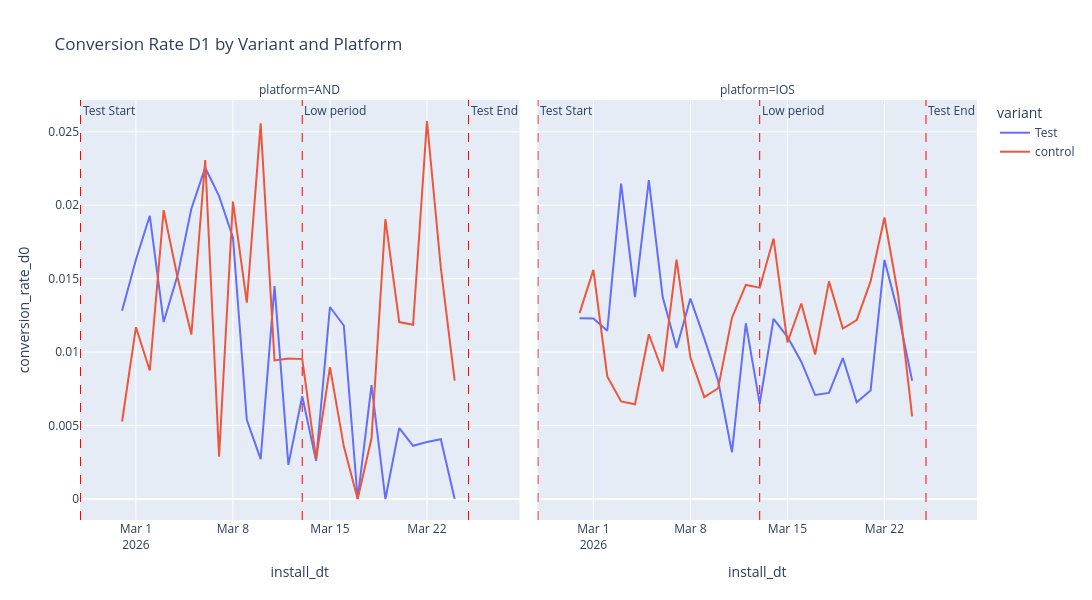

Source (notebook cell):
### Code cell
fig = px.line(conversion_metrics_by_platform, 
              x='install_dt', 
              y='conversion_rate_d0',
              color='variant',
              facet_col='platform',
              title='Conversion Rate D1 by Variant and Platform',
              width=1400,
              height=600,
              hover_data={'conversion_rate_d1': ':.2%', 'total_users': True, 'converters_d1': True})

fig.add_vline(
    x=pd.Timestamp('2026-02-25').timestamp() * 1000, 
    line_dash='dash', 
    line_color='red', 
    line_width=1,
    annotation_text='Test Start', 
    annotation_position='top right')

fig.add_vline(
    x=pd.Timestamp('2026-03-13').timestamp() * 1000, 
    line_dash='dash', 
    line_color='red', 
    line_width=1,
    annotation_text='Low period', 
    annotation_position='top right')

fig.add_vline(
    x=pd.Timestamp('2026-03-25').timestamp() * 1000, 
    line_dash='dash', 
    line_color='red', 
    line_width=1,
    annotation_text='Test End', 
    annotation_position='top right')

fig.show()

### Figure 1 — Plotly figure (JSON) as saved in the notebook; plotly's stock layout.template omitted (floating-point values rounded to 4 significant figures)
{"data": [{"customdata": [[0.002564, 390.0, 1.0], [0.003257, 307.0, 1.0], [0.0, 363.0, 0.0], [0.009036, 332.0, 3.0], [0.01521, 263.0, 4.0], [0.0, 253.0, 0.0], [0.007519, 266.0, 2.0], [0.0, 388.0, 0.0], [0.005089, 393.0, 2.0], [0.002695, 371.0, 1.0], [0.00542, 369.0, 2.0], [0.002415, 414.0, 1.0], [0.002326, 430.0, 1.0], [0.004662, 429.0, 2.0], [0.005195, 385.0, 2.0], [0.003268, 306.0, 1.0], [0.0, 254.0, 0.0], [0.007722, 259.0, 2.0], [0.0, 258.0, 0.0], [0.004425, 226.0, 1.0], [0.004831, 207.0, 1.0], [0.007246, 276.0, 2.0], [0.0, 258.0, 0.0], [0.0, 246.0, 0.0], [0.00823, 243.0, 2.0]], "hovertemplate": "variant=Test<br>platform=AND<br>install_dt=%{x}<br>conversion_rate_d0=%{y}<br>conversion_rate_d1=%{customdata[0]:.2%}<br>total_users=%{customdata[1]}<br>converters_d1=%{customdata[2]}<extra></extra>", "legendgroup": "Test", "line": {"color": "#636efa", "dash": "solid"}, "marker": {"symbol": "circle"}, "mode": "lines", "name": "Test", "orientation": "v", "showlegend": true, "type": "scatter", "x": ["2026-02-28", "2026-03-01", "2026-03-02", "2026-03-03", "2026-03-04", "2026-03-05", "2026-03-06", "2026-03-07", "2026-03-08", "2026-03-09", "2026-03-10", "2026-03-11", "2026-03-12", "2026-03-13", "2026-03-14", "2026-03-15", "2026-03-16", "2026-03-17", "2026-03-18", "2026-03-19", "2026-03-20", "2026-03-21", "2026-03-22", "2026-03-23", "2026-03-24"], "xaxis": "x", "y": [0.01282, 0.01629, 0.01928, 0.01205, 0.01521, 0.01976, 0.02256, 0.02062, 0.01781, 0.005391, 0.00271, 0.01449, 0.002326, 0.006993, 0.002597, 0.01307, 0.01181, 0.0, 0.007752, 0.0, 0.004831, 0.003623, 0.003876, 0.004065, 0.0], "yaxis": "y"}, {"customdata": [[0.01054, 569.0, 6.0], [0.004608, 651.0, 3.0], [0.00491, 611.0, 3.0], [0.004601, 652.0, 3.0], [0.008591, 582.0, 5.0], [0.01169, 599.0, 7.0], [0.005155, 582.0, 3.0], [0.01028, 681.0, 7.0], [0.006821, 733.0, 5.0], [0.007812, 640.0, 5.0], [0.006441, 621.0, 4.0], [0.004777, 628.0, 3.0], [0.003419, 585.0, 2.0], [0.006494, 462.0, 3.0], [0.00409, 489.0, 2.0], [0.004732, 634.0, 3.0], [0.003738, 535.0, 2.0], [0.00177, 565.0, 1.0], [0.00361, 554.0, 2.0], [0.007678, 521.0, 4.0], [0.009885, 607.0, 6.0], [0.005535, 542.0, 3.0], [0.01266, 553.0, 7.0], [0.005415, 554.0, 3.0], [0.0, 497.0, 0.0]], "hovertemplate": "variant=Test<br>platform=IOS<br>install_dt=%{x}<br>conversion_rate_d0=%{y}<br>conversion_rate_d1=%{customdata[0]:.2%}<br>total_users=%{customdata[1]}<br>converters_d1=%{customdata[2]}<extra></extra>", "legendgroup": "Test", "line": {"color": "#636efa", "dash": "solid"}, "marker": {"symbol": "circle"}, "mode": "lines", "name": "Test", "orientation": "v", "showlegend": false, "type": "scatter", "x": ["2026-02-28", "2026-03-01", "2026-03-02", "2026-03-03", "2026-03-04", "2026-03-05", "2026-03-06", "2026-03-07", "2026-03-08", "2026-03-09", "2026-03-10", "2026-03-11", "2026-03-12", "2026-03-13", "2026-03-14", "2026-03-15", "2026-03-16", "2026-03-17", "2026-03-18", "2026-03-19", "2026-03-20", "2026-03-21", "2026-03-22", "2026-03-23", "2026-03-24"], "xaxis": "x2", "y": [0.0123, 0.01229, 0.01146, 0.02147, 0.01375, 0.0217, 0.01375, 0.01028, 0.01364, 0.01094, 0.008052, 0.003185, 0.01197, 0.006494, 0.01227, 0.01104, 0.009346, 0.00708, 0.00722, 0.009597, 0.00659, 0.00738, 0.01627, 0.01264, 0.008048], "yaxis": "y2"}, {"customdata": [[0.007916, 379.0, 3.0], [0.002924, 342.0, 1.0], [0.005831, 343.0, 2.0], [0.0, 356.0, 0.0], [0.01509, 265.0, 4.0], [0.003731, 268.0, 1.0], [0.0, 260.0, 0.0], [0.008621, 348.0, 3.0], [0.007595, 395.0, 3.0], [0.005348, 374.0, 2.0], [0.007673, 391.0, 3.0], [0.004717, 424.0, 2.0], [0.004785, 418.0, 2.0], [0.002381, 420.0, 1.0], [0.00542, 369.0, 2.0], [0.0, 334.0, 0.0], [0.0, 279.0, 0.0], [0.0, 260.0, 0.0], [0.004132, 242.0, 1.0], [0.0, 210.0, 0.0], [0.004016, 249.0, 1.0], [0.007905, 253.0, 2.0], [0.007353, 272.0, 2.0], [0.01181, 254.0, 3.0], [0.008065, 248.0, 2.0]], "hovertemplate": "variant=control<br>platform=AND<br>install_dt=%{x}<br>conversion_rate_d0=%{y}<br>conversion_rate_d1=%{customdata[0]:.2%}<br>total_users=%{customdata[1]}<br>converters_d1=%{customdata[2]}<extra></extra>", "legendgroup": "control", "line": {"color": "#EF553B", "dash": "solid"}, "marker": {"symbol": "circle"}, "mode": "lines", "name": "control", "orientation": "v", "showlegend": true, "type": "scatter", "x": ["2026-02-28", "2026-03-01", "2026-03-02", "2026-03-03", "2026-03-04", "2026-03-05", "2026-03-06", "2026-03-07", "2026-03-08", "2026-03-09", "2026-03-10", "2026-03-11", "2026-03-12", "2026-03-13", "2026-03-14", "2026-03-15", "2026-03-16", "2026-03-17", "2026-03-18", "2026-03-19", "2026-03-20", "2026-03-21", "2026-03-22", "2026-03-23", "2026-03-24"], "xaxis": "x", "y": [0.005277, 0.0117, 0.008746, 0.01966, 0.01509, 0.01119, 0.02308, 0.002874, 0.02025, 0.01337, 0.02558, 0.009434, 0.009569, 0.009524, 0.00271, 0.008982, 0.003584, 0.0, 0.004132, 0.01905, 0.01205, 0.01186, 0.02574, 0.01575, 0.008065], "yaxis": "y"}, {"customdata": [[0.007233, 553.0, 4.0], [0.00312, 641.0, 2.0], [0.006678, 599.0, 4.0], [0.004983, 602.0, 3.0], [0.003226, 620.0, 2.0], [0.0, 624.0, 0.0], [0.005208, 576.0, 3.0], [0.005926, 675.0, 4.0], [0.001376, 727.0, 1.0], [0.006932, 577.0, 4.0], [0.007541, 663.0, 5.0], [0.003086, 648.0, 2.0], [0.01093, 549.0, 6.0], [0.005396, 556.0, 3.0], [0.001773, 564.0, 1.0], [0.005329, 563.0, 3.0], [0.0, 601.0, 0.0], [0.004918, 610.0, 3.0], [0.01111, 540.0, 6.0], [0.003868, 517.0, 2.0], [0.003478, 575.0, 2.0], [0.009259, 540.0, 5.0], [0.005226, 574.0, 3.0], [0.00519, 578.0, 3.0], [0.0, 533.0, 0.0]], "hovertemplate": "variant=control<br>platform=IOS<br>install_dt=%{x}<br>conversion_rate_d0=%{y}<br>conversion_rate_d1=%{customdata[0]:.2%}<br>total_users=%{customdata[1]}<br>converters_d1=%{customdata[2]}<extra></extra>", "legendgroup": "control", "line": {"color": "#EF553B", "dash": "solid"}, "marker": {"symbol": "circle"}, "mode": "lines", "name": "control", "orientation": "v", "showlegend": false, "type": "scatter", "x": ["2026-02-28", "2026-03-01", "2026-03-02", "2026-03-03", "2026-03-04", "2026-03-05", "2026-03-06", "2026-03-07", "2026-03-08", "2026-03-09", "2026-03-10", "2026-03-11", "2026-03-12", "2026-03-13", "2026-03-14", "2026-03-15", "2026-03-16", "2026-03-17", "2026-03-18", "2026-03-19", "2026-03-20", "2026-03-21", "2026-03-22", "2026-03-23", "2026-03-24"], "xaxis": "x2", "y": [0.01266, 0.0156, 0.008347, 0.006645, 0.006452, 0.01122, 0.008681, 0.0163, 0.009629, 0.006932, 0.007541, 0.01235, 0.01457, 0.01439, 0.01773, 0.01066, 0.01331, 0.009836, 0.01481, 0.01161, 0.01217, 0.01481, 0.01916, 0.01384, 0.005629], "yaxis": "y2"}], "layout": {"annotations": [{"showarrow": false, "text": "platform=AND", "x": 0.245, "xanchor": "center", "xref": "paper", "y": 1, "yanchor": "bottom", "yref": "paper"}, {"showarrow": false, "text": "platform=IOS", "x": 0.755, "xanchor": "center", "xref": "paper", "y": 1, "yanchor": "bottom", "yref": "paper"}, {"showarrow": false, "text": "Test Start", "x": 1771977600000, "xanchor": "left", "xref": "x", "y": 1, "yanchor": "top", "yref": "y domain"}, {"showarrow": false, "text": "Test Start", "x": 1771977600000, "xanchor": "left", "xref": "x2", "y": 1, "yanchor": "top", "yref": "y2 domain"}, {"showarrow": false, "text": "Low period", "x": 1773360000000, "xanchor": "left", "xref": "x", "y": 1, "yanchor": "top", "yref": "y domain"}, {"showarrow": false, "text": "Low period", "x": 1773360000000, "xanchor": "left", "xref": "x2", "y": 1, "yanchor": "top", "yref": "y2 domain"}, {"showarrow": false, "text": "Test End", "x": 1774396800000, "xanchor": "left", "xref": "x", "y": 1, "yanchor": "top", "yref": "y domain"}, {"showarrow": false, "text": "Test End", "x": 1774396800000, "xanchor": "left", "xref": "x2", "y": 1, "yanchor": "top", "yref": "y2 domain"}], "height": 600, "legend": {"title": {"text": "variant"}, "tracegroupgap": 0}, "shapes": [{"line": {"color": "red", "dash": "dash", "width": 1}, "type": "line", "x0": 1771977600000, "x1": 1771977600000, "xref": "x", "y0": 0, "y1": 1, "yref": "y domain"}, {"line": {"color": "red", "dash": "dash", "width": 1}, "type": "line", "x0": 1771977600000, "x1": 1771977600000, "xref": "x2", "y0": 0, "y1": 1, "yref": "y2 domain"}, {"line": {"color": "red", "dash": "dash", "width": 1}, "type": "line", "x0": 1773360000000, "x1": 1773360000000, "xref": "x", "y0": 0, "y1": 1, "yref": "y domain"}, {"line": {"color": "red", "dash": "dash", "width": 1}, "type": "line", "x0": 1773360000000, "x1": 1773360000000, "xref": "x2", "y0": 0, "y1": 1, "yref": "y2 domain"}, {"line": {"color": "red", "dash": "dash", "width": 1}, "type": "line", "x0": 1774396800000, "x1": 1774396800000, "xref": "x", "y0": 0, "y1": 1, "yref": "y domain"}, {"line": {"color": "red", "dash": "dash", "width": 1}, "type": "line", "x0": 1774396800000, "x1": 1774396800000, "xref": "x2", "y0": 0, "y1": 1, "yref": "y2 domain"}], "title": {"text": "Conversion Rate D1 by Variant and Platform"}, "width": 1400, "xaxis": {"anchor": "y", "domain": [0, 0.49], "title": {"text": "install_dt"}}, "xaxis2": {"anchor": "y2", "domain": [0.51, 1], "matches": "x", "title": {"text": "install_dt"}}, "yaxis": {"anchor": "x", "domain": [0, 1], "title": {"text": "conversion_rate_d0"}}, "yaxis2": {"anchor": "x2", "domain": [0, 1], "matches": "y", "showticklabels": false}}}
